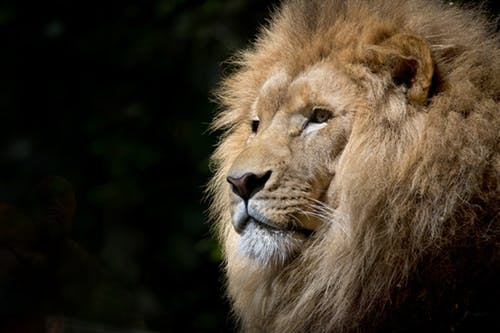
#> input picture Resize image/lion.jpg, 500 x 333 px
$ python resize.py
#> lines starting #> are read from the running program, lines starting #| are printed output that depends on the picture
import cv2
import numpy as np

image = cv2.imread("lion.jpg")
#> image is the input picture: shape (333, 500, 3); mean B, G, R 39, 52.8, 63
#Actual image
print("press any key 	")
cv2.imshow("original" , image)
cv2.waitKey(0)
#dimension of the image
h= image.shape
#> h = (333, 500, 3)
print(h)
#| (333, 500, 3)

#finding the ratio
r = 200.0 / image.shape[1]
#> r = 0.4
#dimension of the new image
dim = (200, int(image.shape[0] * r))
#> dim = (200, 133)

#perform the actual resizing of the image and show it
resized = cv2.resize(image, dim, interpolation = cv2.INTER_AREA)
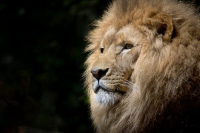
#> resized: shape (133, 200, 3); mean B, G, R 39, 52.8, 63
cv2.imshow("resized", resized)
cv2.waitKey(0)
